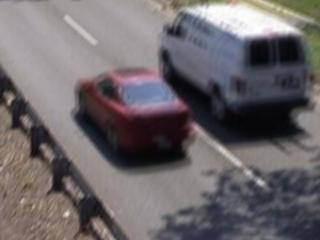
%> input picture traffic/input/in000039.jpg, 320 x 240 px; its folder holds 4 pictures in this run
$ octave task5a2.m   (GNU Octave 9; MATLAB toolbox functions it lacks are replaced by stand-ins)
%> lines starting %> are read from the running program, lines starting %| are printed output that depends on the picture
close all
clear all
clc

show_plots = false;

%% TRAFFIC
% Original Frames
folderTName_input='../traffic/input/*.jpg';
fileTSet_input=dir(folderTName_input);
color_space = 'Gray';

seq_traffic = cell(1,length(fileTSet_input));
for i=1:length(fileTSet_input)
    seq_traffic{i}=imread(strcat('../traffic/input/',fileTSet_input(i).name));
    if(strcmp(color_space,'Gray'))
        seq_traffic{i}=rgb2gray(seq_traffic{i});
    elseif(strcmp(color_space,'HSV'))
        seq_traffic{i}=uint8(255*rgb2hsv(seq_traffic{i}));
    elseif(strcmp(color_space,'YUV'))
        seq_traffic{i}=rgb2ycbcr(seq_traffic{i});
    end
end
%%

seq_traffic_stab = cell(size(seq_traffic));

% Process all frames in the video
movMean = seq_traffic{1};
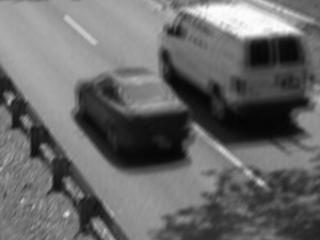
%> movMean: size 240x320 uint8; min 4, max 255, mean 105.1
imgB = movMean;
imgBp = imgB;
correctedMean = imgBp;
ii = 2;
Hcumulative = eye(3);
while ii<length(seq_traffic)
    % Read in new frame
    imgA = imgB; % z^-1
    imgAp = imgBp; % z^-1
    imgB = seq_traffic{ii};
    movMean = movMean + imgB;

    % Estimate transform from frame A to frame B, and fit as an s-R-t
%> (the run ends here)
